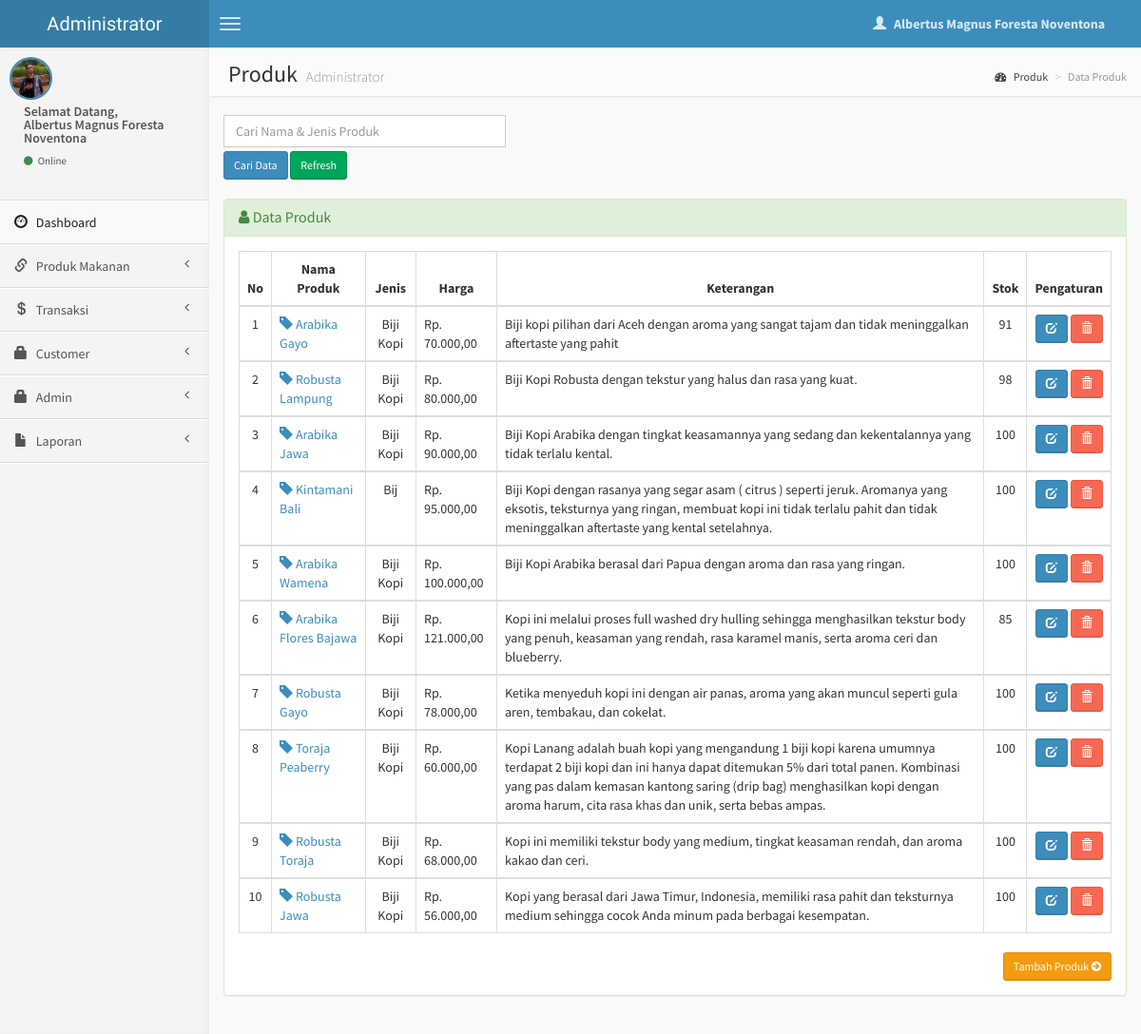
The app's page /admin/produk.php (signed in) with its own data.
### tables this page shows
CREATE TABLE `produk` (
  `kode` int(10) NOT NULL,
  `nama` varchar(30) NOT NULL,
  `jenis` varchar(10) NOT NULL,
  `harga` int(10) NOT NULL,
  `keterangan` varchar(500) NOT NULL,
  `stok` int(3) NOT NULL,
  `gambar` varchar(100) NOT NULL
);

### admin/produk.php (the view, shortened to what this page needs)
<?php
if (empty($_SESSION['username'])) {
  header('location:../index.php');
} else {
?>
  <!DOCTYPE html>
  <html>
  <head>
    <link href="../dist/css/bootstrap.css" rel="stylesheet" type="text/css" />
    <link href="//cdnjs.cloudflare.com/ajax/libs/font-awesome/4.1.0/css/font-awesome.min.css" rel="stylesheet" type="text/css" />
    <link href="//code.ionicframework.com/ionicons/1.5.2/css/ionicons.min.css" rel="stylesheet" type="text/css" />
    <link href="../css/morris/morris.css" rel="stylesheet" type="text/css" />
    <link href="../css/jvectormap/jquery-jvectormap-1.2.2.css" rel="stylesheet" type="text/css" />
    <link href="../css/datepicker/datepicker3.css" rel="stylesheet" type="text/css" />
    <link href="../css/daterangepicker/daterangepicker-bs3.css" rel="stylesheet" type="text/css" />
    <link href="../css/bootstrap-wysihtml5/bootstrap3-wysihtml5.min.css" rel="stylesheet" type="text/css" />
    <link href="../css/AdminLTE.css" rel="stylesheet" type="text/css" />
    <link rel="stylesheet" href="datatables/dataTables.bootstrap.css" />
  </head>
  <body class="skin-blue">
    <header class="header">
      <a href="index.php" class="logo">
        Administrator
      </a>
      <nav class="navbar navbar-static-top" role="navigation">
        <a href="#" class="navbar-btn sidebar-toggle" data-toggle="offcanvas" role="button">
          <span class="icon-bar"></span>
          <span class="icon-bar"></span>
          <span class="icon-bar"></span>
        </a>
        <div class="navbar-right">
          <ul class="nav navbar-nav">
            <li class="dropdown user user-menu">
              <a href="#" class="dropdown-toggle" data-toggle="dropdown">
                <i class="glyphicon glyphicon-user"></i>
                <span><?php echo $_SESSION['fullname']; ?> <i class="caret"></i></span>
              </a>
              <?php } ?>
            </li>
          </ul>
        </div>
      </nav>
    </header>
    <div class="wrapper row-offcanvas row-offcanvas-left">
      <aside class="left-side sidebar-offcanvas">
        <section class="sidebar">
          <div class="user-panel">
            <div class="pull-left image">
              <img src="<?php echo $_SESSION['gambar']; ?>" class="img-circle" alt="User Image" style="border: 2px solid #3C8DBC;" />
            </div>
            <div class="pull-left info">
              <p>Selamat Datang,<br /><?php echo $_SESSION['fullname']; ?></p>
              <a href="#"><i class="fa fa-circle text-success"></i> Online</a>
            </div>
          </div>
          <?php include "menu.php"; ?>
        </section>
      </aside>
      <aside class="right-side">
        <section class="content-header">
          <h1>
            Produk
            <small>Administrator</small>
          </h1>
          <ol class="breadcrumb">
            <li><a href="#"><i class="fa fa-dashboard"></i> Produk</a></li>
            <li class="active">Data Produk</li>
          </ol>
        </section>
        <section class="content">
          <div class="row">
            <div class="col-lg-4">
              <form action='produk.php' method="POST">
                <input type='text' class="form-control" style="margin-bottom: 4px;" name='qcari' placeholder='Cari Nama & Jenis Produk' required />
                <input type='submit' value='Cari Data' class="btn btn-sm btn-primary" /> <a href='produk.php' class="btn btn-sm btn-success">Refresh</i></a>
            </div>
          </div>
          <br />
          <div class="row">
            <div class="col-lg-12">
              <div class="panel panel-success">
                <div class="panel-heading">
                  <h3 class="panel-title"><i class="fa fa-user"></i> Data Produk </h3>
                </div>
                <div class="panel-body">
                  <?php
                  $query1 = "select * from produk";
                  $tampil = mysqli_query($koneksi, $query1) or die(mysqli_error($koneksi));
                  ?>
                  <table id="example" class="table table-hover table-bordered">
                    <thead>
                      <tr>
                        <th>
                          <center>No </center>
                        </th>
                        <th>
                          <center>Nama Produk </i></center>
                        </th>
                        <th>
                          <center>Jenis </center>
                        </th>
                        <th>
                          <center>Harga </center>
                        </th>
                        <th>
                          <center>Keterangan </center>
                        </th>
                        <th>
                          <center>Stok </center>
                        </th>
                        <th>
                          <center>Pengaturan</center>
                        </th>
                      </tr>
                    </thead>
                    <?php
                    $no = 0;
                    while ($data = mysqli_fetch_array($tampil)) {
                      $no++; ?>
                      <tbody>
                        <tr>
                          <td>
                            <center><?php echo $no; ?></center>
                          </td>
                          <td><a href="detail-produk.php?hal=edit&kd=<?php echo $data['kode']; ?>"><span class="glyphicon glyphicon-tag"></span> <?php echo $data['nama']; ?></td>
                          <td>
                            <center><?php echo $data['jenis']; ?></center>
                          </td>
                          <td>Rp. <?php echo number_format($data['harga'], 2, ",", "."); ?></td>
                          <td><?php echo $data['keterangan']; ?></td>
                          <td>
                            <center><?php echo $data['stok']; ?></center>
                          </td>
                          <td>
                            <center>
                              <div id="thanks"><a class="btn btn-sm btn-primary" data-placement="bottom" data-toggle="tooltip" title="Edit Produk" href="edit-produk.php?hal=edit&kode=<?php echo $data['kode']; ?>"><span class="glyphicon glyphicon-edit"></span></a>
                                <a onclick="return confirm ('Yakin hapus <?php echo $data['nama']; ?>.?');" class="btn btn-sm btn-danger tooltips" data-placement="bottom" data-toggle="tooltip" title="Hapus Produk" href="produk.php?hal=hapus&kd=<?php echo $data['kode']; ?>"><span class="glyphicon glyphicon-trash"></a>
                            </center>
                          </td>
                        </tr>
                </div>
              <?php
                    }
              ?>
              </tbody>
              <div class="text-right">
                <a href="input-produk.php" class="btn btn-sm btn-warning">Tambah Produk <i class="fa fa-arrow-circle-right"></i></a>
              </div>
  </body>
  </html>

### records on screen
produk: nama "Arabika Gayo", jenis "Biji Kopi", harga "70.000,00", keterangan "Biji kopi pilihan dari Aceh dengan aroma yang sangat tajam dan tidak meninggalkan aftertaste yang pahit", stok "91"
produk: nama "Robusta Lampung", jenis "Biji Kopi", harga "80.000,00", keterangan "Biji Kopi Robusta dengan tekstur yang halus dan rasa yang kuat.", stok "98"
produk: nama "Arabika Jawa", jenis "Biji Kopi", harga "90.000,00", keterangan "Biji Kopi Arabika dengan tingkat keasamannya yang sedang dan kekentalannya yang tidak terlalu kental.", stok "100"
produk: nama "Kintamani Bali", jenis "Bij", harga "95.000,00", keterangan "Biji Kopi dengan rasanya yang segar asam ( citrus ) seperti jeruk. Aromanya yang eksotis, teksturnya yang ringan, membuat kopi ini tidak terlalu pahit dan tidak meninggalkan aftertaste yang kental setelahnya.", stok "100"
produk: nama "Arabika Wamena", jenis "Biji Kopi", harga "100.000,00", keterangan "Biji Kopi Arabika berasal dari Papua dengan aroma dan rasa yang ringan.", stok "100"
produk: nama "Arabika Flores Bajawa", jenis "Biji Kopi", harga "121.000,00", keterangan "Kopi ini melalui proses full washed dry hulling sehingga menghasilkan tekstur body yang penuh, keasaman yang rendah, rasa karamel manis, serta aroma ceri dan blueberry.", stok "85"
produk: nama "Robusta Gayo", jenis "Biji Kopi", harga "78.000,00", keterangan "Ketika menyeduh kopi ini dengan air panas, aroma yang akan muncul seperti gula aren, tembakau, dan cokelat.", stok "100"
produk: nama "Toraja Peaberry", jenis "Biji Kopi", harga "60.000,00", keterangan "Kopi Lanang adalah buah kopi yang mengandung 1 biji kopi karena umumnya terdapat 2 biji kopi dan ini hanya dapat ditemukan 5% dari total panen. Kombinasi yang pas dalam kemasan kantong saring (drip bag) menghasilkan kopi dengan aroma harum, cita rasa khas dan unik, serta bebas ampas.", stok "100"
produk: nama "Robusta Toraja", jenis "Biji Kopi", harga "68.000,00", keterangan "Kopi ini memiliki tekstur body yang medium, tingkat keasaman rendah, dan aroma kakao dan ceri.", stok "100"
produk: nama "Robusta Jawa", jenis "Biji Kopi", harga "56.000,00", keterangan "Kopi yang berasal dari Jawa Timur, Indonesia, memiliki rasa pahit dan teksturnya medium sehingga cocok Anda minum pada berbagai kesempatan.", stok "100"

### other values on screen
$_SESSION['fullname'] "Albertus Magnus Foresta Noventona"
